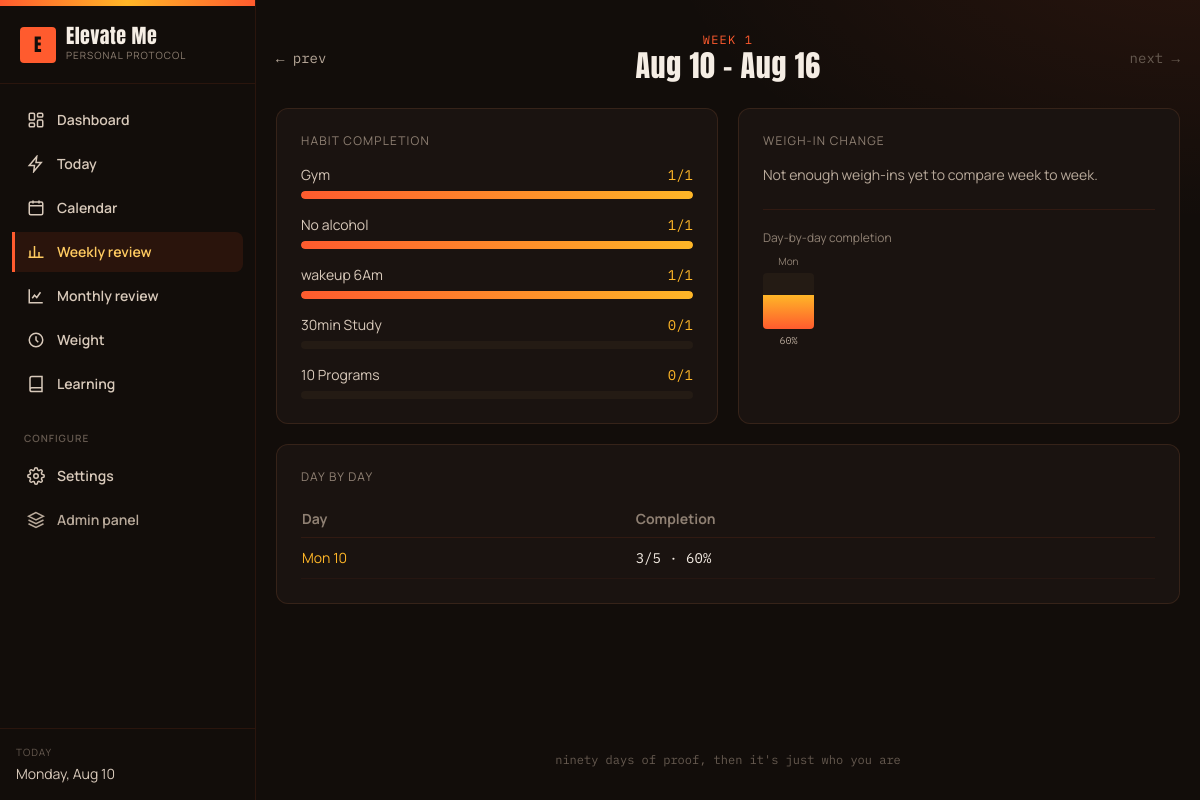
Screenshot of /review/week/ with the database file from the repository.
### tracker/models.py (models this page shows, shortened)
class PlanSettings(models.Model):
    plan_name = models.CharField(max_length=60, default="GRIND90")
    start_date = models.DateField(default=datetime.date.today)
    plan_weeks = models.PositiveSmallIntegerField(default=12)
    starting_weight_kg = models.DecimalField(max_digits=5, decimal_places=1, default=Decimal("60.0"))
    target_weight_kg = models.DecimalField(max_digits=5, decimal_places=1, default=Decimal("70.0"))
    rest_weekday = models.PositiveSmallIntegerField(choices=WEEKDAYS, default=6)  # Sunday
    weigh_in_weekday = models.PositiveSmallIntegerField(choices=WEEKDAYS, default=0)  # Monday
    class Meta:
        verbose_name = "Plan settings"
        verbose_name_plural = "Plan settings"
    @classmethod
    def get_solo(cls):
        obj, _ = cls.objects.get_or_create(pk=1)
        return obj
    def is_rest_day(self, date):
        return date.weekday() == self.rest_weekday
    def week_number(self, date):
        delta_days = (date - self.start_date).days
        return (delta_days // 7) + 1

class Activity(models.Model):
    name = models.CharField(max_length=80)
    kind = models.CharField(max_length=10, choices=ACTIVITY_KINDS, default=ACTIVITY_KIND_CHECK)
    target = models.PositiveIntegerField(default=1, help_text="For 'Number' activities, the daily target.")
    unit = models.CharField(max_length=20, blank=True, help_text="e.g. problems, min, g")
    icon = models.CharField(max_length=4, blank=True, help_text="One emoji or short glyph, optional")
    skip_on_rest_day = models.BooleanField(default=False, help_text="Not required on the plan's rest day")
    is_active = models.BooleanField(default=True)
    sort_order = models.PositiveSmallIntegerField(default=0)
    created_at = models.DateTimeField(auto_now_add=True)
    class Meta:
        ordering = ["sort_order", "created_at"]
        verbose_name_plural = "Activities"
    def applies_on(self, date, settings=None):
        if not self.skip_on_rest_day:
            return True
        settings = settings or PlanSettings.get_solo()
        return not settings.is_rest_day(date)
    def is_done(self, value):
        if self.kind == ACTIVITY_KIND_CHECK:
            return bool(value)
        return value >= self.target

### tracker/views.py (the view)
# urls.py: path("review/week/", views.weekly_review, name="weekly_review_current"),
def weekly_review(request, date=None):
    settings = PlanSettings.get_solo()
    today = _today()
    anchor = datetime.date.fromisoformat(date) if date else today
    start = week_start(anchor)
    end = start + datetime.timedelta(days=6)
    prev_start = start - datetime.timedelta(days=7)
    next_start = start + datetime.timedelta(days=7)
    days = [start + datetime.timedelta(days=i) for i in range(7) if start + datetime.timedelta(days=i) <= today]
    activities = list(Activity.objects.filter(is_active=True))
    activity_stats = []
    for a in activities:
        applicable_days = [d for d in days if a.applies_on(d, settings)]
        logs = {l.date: l for l in ActivityLog.objects.filter(activity=a, date__in=applicable_days)}
        done = sum(1 for d in applicable_days if d in logs and a.is_done(logs[d].value))
        total_value = sum(l.value for l in logs.values())
        activity_stats.append({
            "activity": a, "done": done, "total_days": len(applicable_days),
            "pct": round((done / len(applicable_days) * 100) if applicable_days else 0),
            "total_value": total_value,
        })
    this_week_weight = WeightEntry.objects.filter(date=start).first()
    prev_week_weight = WeightEntry.objects.filter(date=prev_start).first()
    weight_change = (this_week_weight.weight_kg - prev_week_weight.weight_kg) if (this_week_weight and prev_week_weight) else None
    day_rows = []
    for d in days:
        dc, tt, r, _ = _day_status(d, settings)
        day_rows.append({"date": d, "done": dc, "total": tt, "pct": round(r * 100)})
    context = {
        "week_start": start, "week_end": end,
        "prev_start": prev_start, "next_start": next_start,
        "is_current_week": start == week_start(today),
        "activity_stats": activity_stats,
        "this_week_weight": this_week_weight, "prev_week_weight": prev_week_weight,
        "weight_change": weight_change,
        "day_rows": day_rows,
        "week_number": max(settings.week_number(start), 0),
    }
    return render(request, "tracker/weekly_review.html", context)

### tracker/context_processors.py (called while the page is built)
def plan_settings(request):
    return {"settings": PlanSettings.get_solo()}

### tracker/views.py (called while the page is built)
def _today():
    return timezone.localdate()

def week_start(d):
    return d - datetime.timedelta(days=d.weekday())

def _applicable_activities(date, settings=None):
    settings = settings or PlanSettings.get_solo()
    return [a for a in Activity.objects.filter(is_active=True) if a.applies_on(date, settings)]

def _day_status(date, settings=None):
    settings = settings or PlanSettings.get_solo()
    activities = _applicable_activities(date, settings)
    logs = {l.activity_id: l for l in ActivityLog.objects.filter(date=date, activity__in=activities)}
    rows = []
    done_count = 0
    for a in activities:
        log = logs.get(a.id)
        value = log.value if log else 0
        done = a.is_done(value)
        if done:
            done_count += 1
        rows.append({"activity": a, "value": value, "done": done})
    total = len(activities)
    ratio = (done_count / total) if total else 0
    return done_count, total, ratio, rows

### tracker/templates/tracker/weekly_review.html (shortened to what this page needs)
{% extends "tracker/base.html" %}
{% load tracker_extras %}
{% block content %}
<div class="rise flex items-center justify-between mb-6">
  <a href="{% url 'tracker:weekly_review' date=prev_start|date:'Y-m-d' %}" class="text-smoke-500 hover:text-gold font-mono text-sm">&larr; prev</a>
  <div class="text-center">
    <p class="font-mono text-xs text-ember uppercase tracking-widest">Week {{ week_number }}</p>
    <h1 class="brand text-3xl text-smoke-100">{{ week_start|date:"M j" }} – {{ week_end|date:"M j" }}</h1>
  </div>
  {% if is_current_week %}<span class="text-smoke-700 text-sm font-mono">next &rarr;</span>
  {% else %}<a href="{% url 'tracker:weekly_review' date=next_start|date:'Y-m-d' %}" class="text-smoke-500 hover:text-gold font-mono text-sm">next &rarr;</a>{% endif %}
</div>
<div class="grid md:grid-cols-2 gap-5">
  <div class="rise rise-1 card rounded-xl p-6">
    <p class="text-xs uppercase tracking-widest text-smoke-600 mb-4">Habit completion</p>
    {% if activity_stats %}
    <div class="space-y-4">
      {% for stat in activity_stats %}
      <div>
        <div class="flex justify-between text-sm mb-1.5">
          <span class="text-smoke-300">{% if stat.activity.icon %}{{ stat.activity.icon }} {% endif %}{{ stat.activity.name }}</span>
          <span class="stat-num text-gold">{% if stat.activity.kind == 'count' %}{{ stat.total_value }}{{ stat.activity.unit }}{% else %}{{ stat.done }}/{{ stat.total_days }}{% endif %}</span>
        </div>
        <div class="h-2 rounded-full bg-ink-800 overflow-hidden"><div class="h-full bg-gradient-to-r from-ember to-gold rounded-full" style="width: {{ stat.pct }}%"></div></div>
      </div>
      {% endfor %}
    </div>
    {% else %}
    <p class="text-sm text-smoke-500">No activities set up yet.</p>
    {% endif %}
  </div>
  <div class="rise rise-2 card rounded-xl p-6">
    <p class="text-xs uppercase tracking-widest text-smoke-600 mb-4">Weigh-in change</p>
    {% if weight_change is not None %}
      <p class="brand text-4xl {% if weight_change >= 0 %}text-gold{% else %}text-miss{% endif %}">{{ weight_change }}kg</p>
      <p class="text-xs text-smoke-500 mt-1">{{ prev_week_weight.weight_kg }}kg &rarr; {{ this_week_weight.weight_kg }}kg</p>
    {% else %}
      <p class="text-sm text-smoke-500">Not enough weigh-ins yet to compare week to week.</p>
    {% endif %}
    <div class="mt-6 pt-5 border-t border-ember/10">
      <p class="text-xs text-smoke-600 mb-2">Day-by-day completion</p>
      <div class="grid grid-cols-7 gap-1.5">
        {% for row in day_rows %}
        <div class="text-center">
          <p class="text-[10px] text-smoke-600">{{ row.date|date:"D" }}</p>
          <div class="h-14 w-full bg-ink-800 rounded relative mt-1 overflow-hidden flex items-end">
            <div class="w-full bg-gradient-to-t from-ember to-gold" style="height: {{ row.pct }}%"></div>
          </div>
          <p class="stat-num text-[10px] text-smoke-500 mt-1">{{ row.pct }}%</p>
        </div>
        {% endfor %}
      </div>
    </div>
  </div>
  <div class="rise rise-3 card rounded-xl p-6 md:col-span-2">
    <p class="text-xs uppercase tracking-widest text-smoke-600 mb-4">Day by day</p>
    <div class="overflow-x-auto">
      <table class="w-full text-sm">
        <thead>
          <tr class="text-left text-smoke-600 border-b border-ember/10">
            <th class="py-2 pr-4">Day</th>
            <th class="py-2 pr-4">Completion</th>
          </tr>
        </thead>
        <tbody>
          {% for row in day_rows %}
          <tr class="border-b border-ember/5 hover:bg-ember/5">
            <td class="py-2.5 pr-4"><a href="{% url 'tracker:day_detail' date=row.date|date:'Y-m-d' %}" class="text-gold hover:underline">{{ row.date|date:"D j" }}</a></td>
            <td class="py-2.5 pr-4 stat-num">{{ row.done }}/{{ row.total }} · {{ row.pct }}%</td>
          </tr>
          {% endfor %}
        </tbody>
      </table>
    </div>
  </div>
</div>
{% endblock %}

### tracker/templates/tracker/base.html (shortened to what this page needs)
{% load tracker_extras %}
<!DOCTYPE html>
<html lang="en">
<head>
<script src="https://cdn.tailwindcss.com"></script>
</head>
<body class="min-h-screen font-body text-smoke-100 antialiased">
<div class="flex min-h-screen">
  <aside id="sidebar" class="fixed lg:sticky top-0 left-0 h-screen w-64 shrink-0 bg-ink-950 border-r border-ember/10 z-50 -translate-x-full lg:translate-x-0 transition-transform duration-200 flex flex-col">
    <div class="h-1.5 w-full bg-gradient-to-r from-ember via-gold to-ember"></div>
    <div class="px-5 py-5 flex items-center gap-2.5 border-b border-ember/10">
      <span class="w-9 h-9 rounded bg-ember flex items-center justify-center brand text-ink-950 text-lg">E</span>
      <div>
        <p class="brand text-xl text-smoke-100 leading-none">{{ settings.plan_name|default:"GRIND90" }}</p>
        <p class="text-[10px] uppercase tracking-widest text-smoke-600 mt-0.5">Personal protocol</p>
      </div>
    </div>
    <nav class="flex-1 overflow-y-auto py-4 px-3 space-y-1 text-sm font-semibold">
      {% url 'tracker:dashboard' as u_dash %}
      {% url 'tracker:today' as u_today %}
      {% url 'tracker:calendar_current' as u_cal %}
      {% url 'tracker:weekly_review_current' as u_week %}
      {% url 'tracker:monthly_review_current' as u_month %}
      {% url 'tracker:weight_tracker' as u_weight %}
      {% url 'tracker:learning_progress' as u_learn %}
      {% url 'tracker:settings' as u_settings %}
      <a href="{{ u_dash }}" class="navlink flex items-center gap-3 rounded-r-lg border-l-[3px] border-transparent px-3 py-2.5 text-smoke-300 hover:text-gold hover:bg-ember/5 transition-colors {% if request.resolver_match.url_name == 'dashboard' %}active{% endif %}">
        <svg class="w-[18px] h-[18px]" viewBox="0 0 24 24" fill="none" stroke="currentColor" stroke-width="2"><rect x="3" y="3" width="7" height="9" rx="1.5"/><rect x="14" y="3" width="7" height="5" rx="1.5"/><rect x="14" y="12" width="7" height="9" rx="1.5"/><rect x="3" y="16" width="7" height="5" rx="1.5"/></svg>
        Dashboard
      </a>
      <a href="{{ u_today }}" class="navlink flex items-center gap-3 rounded-r-lg border-l-[3px] border-transparent px-3 py-2.5 text-smoke-300 hover:text-gold hover:bg-ember/5 transition-colors {% if request.resolver_match.url_name == 'day_detail' %}active{% endif %}">
        <svg class="w-[18px] h-[18px]" viewBox="0 0 24 24" fill="none" stroke="currentColor" stroke-width="2"><path d="M13 2 3 14h7l-1 8 10-12h-7l1-8z"/></svg>
        Today
      </a>
      <a href="{{ u_cal }}" class="navlink flex items-center gap-3 rounded-r-lg border-l-[3px] border-transparent px-3 py-2.5 text-smoke-300 hover:text-gold hover:bg-ember/5 transition-colors {% if 'calendar' in request.resolver_match.url_name %}active{% endif %}">
        <svg class="w-[18px] h-[18px]" viewBox="0 0 24 24" fill="none" stroke="currentColor" stroke-width="2"><rect x="3" y="4" width="18" height="17" rx="2"/><path d="M3 9h18M8 2v4M16 2v4"/></svg>
        Calendar
      </a>
      <a href="{{ u_week }}" class="navlink flex items-center gap-3 rounded-r-lg border-l-[3px] border-transparent px-3 py-2.5 text-smoke-300 hover:text-gold hover:bg-ember/5 transition-colors {% if 'weekly' in request.resolver_match.url_name %}active{% endif %}">
        <svg class="w-[18px] h-[18px]" viewBox="0 0 24 24" fill="none" stroke="currentColor" stroke-width="2"><path d="M4 19V10M10 19V4M16 19v-7M22 19H2"/></svg>
        Weekly review
      </a>
      <a href="{{ u_month }}" class="navlink flex items-center gap-3 rounded-r-lg border-l-[3px] border-transparent px-3 py-2.5 text-smoke-300 hover:text-gold hover:bg-ember/5 transition-colors {% if 'monthly' in request.resolver_match.url_name %}active{% endif %}">
        <svg class="w-[18px] h-[18px]" viewBox="0 0 24 24" fill="none" stroke="currentColor" stroke-width="2"><path d="M3 3v18h18M7 15l3-4 3 3 5-7"/></svg>
        Monthly review
      </a>
      <a href="{{ u_weight }}" class="navlink flex items-center gap-3 rounded-r-lg border-l-[3px] border-transparent px-3 py-2.5 text-smoke-300 hover:text-gold hover:bg-ember/5 transition-colors {% if request.resolver_match.url_name == 'weight_tracker' %}active{% endif %}">
        <svg class="w-[18px] h-[18px]" viewBox="0 0 24 24" fill="none" stroke="currentColor" stroke-width="2"><circle cx="12" cy="12" r="9"/><path d="M12 7v5l3 3"/></svg>
        Weight
      </a>
      <a href="{{ u_learn }}" class="navlink flex items-center gap-3 rounded-r-lg border-l-[3px] border-transparent px-3 py-2.5 text-smoke-300 hover:text-gold hover:bg-ember/5 transition-colors {% if request.resolver_match.url_name == 'learning_progress' %}active{% endif %}">
        <svg class="w-[18px] h-[18px]" viewBox="0 0 24 24" fill="none" stroke="currentColor" stroke-width="2"><path d="M4 19.5A2.5 2.5 0 0 1 6.5 17H20M4 4.5A2.5 2.5 0 0 1 6.5 2H20v20H6.5A2.5 2.5 0 0 1 4 19.5v-15Z"/></svg>
        Learning
      </a>
      <p class="text-[10px] uppercase tracking-widest text-smoke-700 px-3 pt-5 pb-1">Configure</p>
      <a href="{{ u_settings }}" class="navlink flex items-center gap-3 rounded-r-lg border-l-[3px] border-transparent px-3 py-2.5 text-smoke-300 hover:text-gold hover:bg-ember/5 transition-colors {% if request.resolver_match.url_name == 'settings' %}active{% endif %}">
        Settings
      </a>
      <a href="/admin/" target="_blank" class="navlink flex items-center gap-3 rounded-r-lg border-l-[3px] border-transparent px-3 py-2.5 text-smoke-500 hover:text-gold hover:bg-ember/5 transition-colors">
        <svg class="w-[18px] h-[18px]" viewBox="0 0 24 24" fill="none" stroke="currentColor" stroke-width="2"><path d="M12 2 2 7l10 5 10-5-10-5ZM2 17l10 5 10-5M2 12l10 5 10-5"/></svg>
        Admin panel
      </a>
    </nav>
    <div class="px-4 py-4 border-t border-ember/10">
      <p class="text-[10px] uppercase tracking-widest text-smoke-700 mb-1">Today</p>
      <p class="text-sm text-smoke-300">{% now "l, M j" %}</p>
    </div>
  </aside>
  <div class="flex-1 min-w-0 flex flex-col">
    <main class="flex-1 max-w-6xl w-full mx-auto px-5 py-8">
      {% block content %}{% endblock %}
    </main>
    <footer class="max-w-6xl w-full mx-auto px-5 py-8 text-center text-xs text-smoke-700 font-mono">
      ninety days of proof, then it's just who you are
    </footer>
  </div>
</div>
</body>
</html>

### tracker/templates/tracker/base.html (style rules this page uses)
body { background-color:#120D0A; background-image: radial-gradient(ellipse 900px 500px at 100% -10%, rgba(255,91,46,0.10), transparent 60%); }
.card { background:#1A1310; border:1px solid rgba(255,150,90,0.12); }
.stat-num { font-family:'IBM Plex Mono', monospace; font-variant-numeric: tabular-nums; }
.brand { font-family:'Anton', sans-serif; letter-spacing:0.02em; }
.rise { animation: rise .45s ease-out both; }
.rise-1 { animation-delay:.03s }
.rise-2 { animation-delay:.06s }
.rise-3 { animation-delay:.09s }
.navlink.active { color:#FFCB61; background:rgba(255,91,46,0.10); border-left-color:#FF5B2E; }

### rows the page displays
PlanSettings: plan_name "Elevate Me"
Activity: activity.name "Gym", done "1", total_days "1", {{ stat.pct }} 100 (drawn)
Activity: activity.name "No alcohol", done "1", total_days "1", {{ stat.pct }} 100 (drawn)
Activity: activity.name "wakeup 6Am", done "1", total_days "1", {{ stat.pct }} 100 (drawn)
Activity: activity.name "30min Study", done "0", total_days "1"
Activity: activity.name "10 Programs", done "0", total_days "1"

### other values shown
{{ week_number }} "1"
{{ week_start|date:"M j" }} "Aug 10"
{{ week_end|date:"M j" }} "Aug 16"
{{ row.date|date:"D" }} "Mon"
{{ row.pct }} "60"
{{ row.date|date:"D j" }} "Mon 10"
{{ row.done }} "3"
{{ row.total }} "5"
